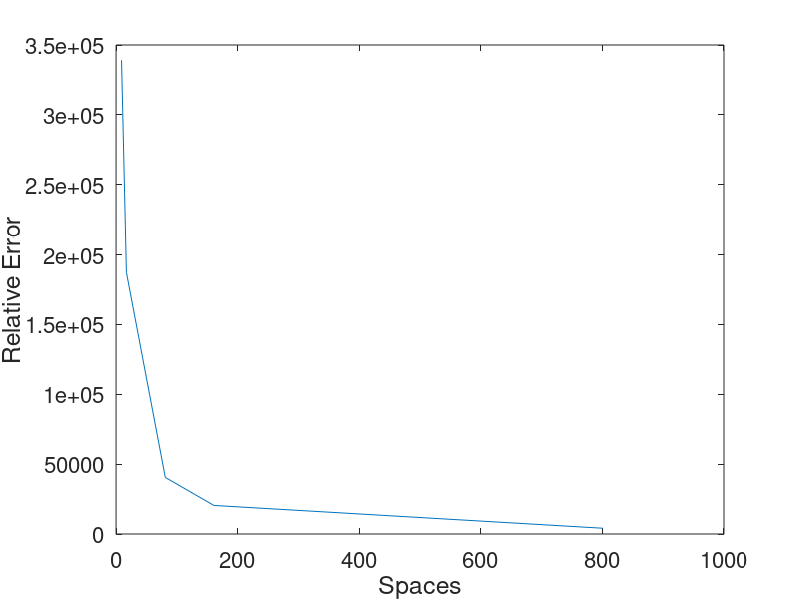

This chart was generated by the following MATLAB code:
%Numerical to Analytical Comparison #HW6 #3
%Eric Matthews
%April 6, 2015

err = [];
spaces = [];
for h = [1,0.5,0.1,0.05,0.01]
    %Matrix definition
    a = 4;
    Ea = 0.2;
    D = 1;
    L = sqrt(D/Ea);
    S0 = 8;
    
    as = -4:h:4;
    n = length(as);
    spaces = [spaces,length(-a:h:a)];

    S = [];
    for i = 1:n
        S(i) = S0;
    end

    A = zeros(n);

    A(1,1) = ((2*D)/(h^2)) + Ea;
    A(1,2) = (-1*D)/(h^2);

    for i = 2:n-1
        A(i,i) = ((2*D)/(h^2)) + Ea;
        A(i,i-1) = (-1*D)/(h^2);
        A(i,i+1) = (-1*D)/(h^2);
    end

    A(n,n-1) = (-1*D)/(h^2);
    A(n,n) = ((2*D)/(h^2)) + Ea;
    
    %Algorithm
    u = zeros(n,1);
    v = zeros(n,1);

    %1
    u(1) = A(1,1);
    v(1) = S(1);

    %2
    for i = 2:n
        u(i) = A(i,i) - ((A(i,i-1) * A(i-1,i))/(u(i-1)));
        v(i) = S(i) + ((-1*A(i,i-1)*v(i-1))/(u(i-1)));
    end

    %3
    phi = zeros(n,1);
    phi(n) = (v(n))/(u(n));

    %4
    for i = n-1:-1:1
        phi(i) = (1/(u(i))) * (v(i) - (A(i,i+1)*phi(i+1)));
    end
    phi1 = phi;
    
    %Analytical
    C = -13.00868;
    anly_phi = zeros(n,1);
    for i = 1:n
        anly_phi(i) = C*cosh(as(i)/L) + (S0*L^2)/D;
    end
    phi2 = anly_phi;
    
    %Relative Error
    rel_err = zeros(n,1);
    for i = 1:n
        rel_err(i) = abs((phi2(i) - phi1(i))/phi2(i));
    end
    err = [err,max(rel_err)];
end

plot(spaces,err)
set(gca,'FontSize',16)
xlabel('Spaces','FontSize',18)
ylabel('Relative Error','FontSize',18)